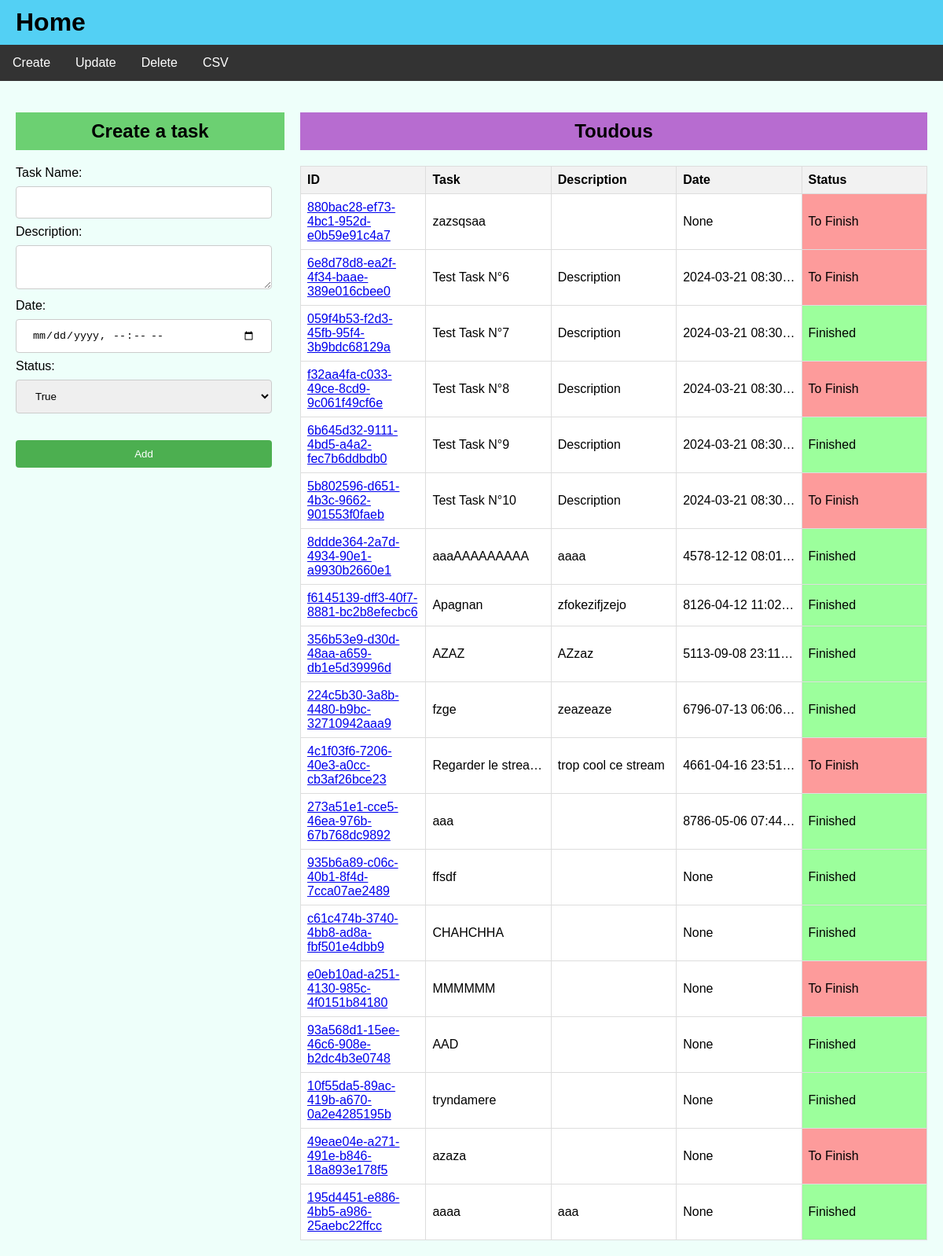
Before: /create with the older database file.
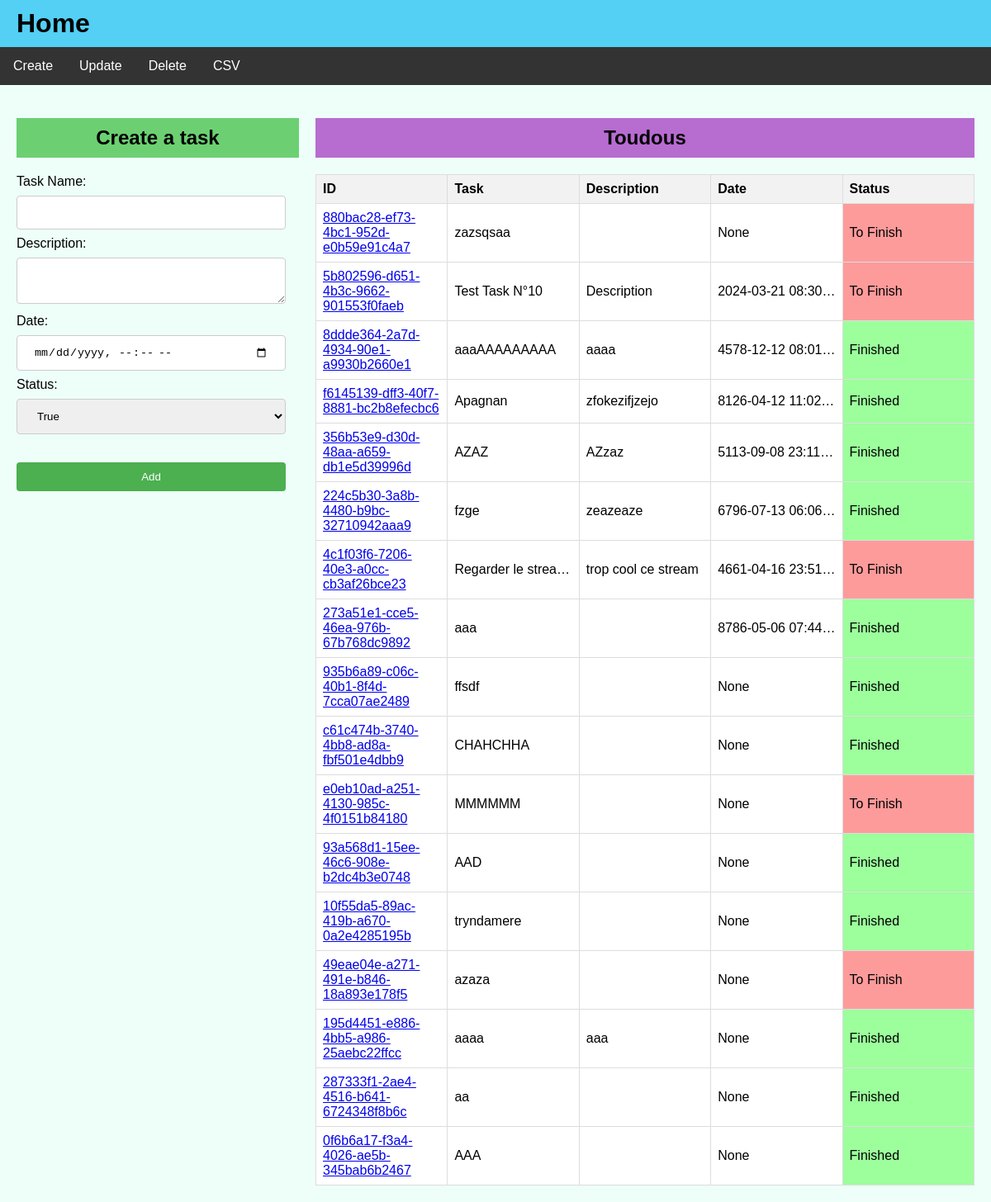
After: the same page with the newer database file.
### tables this page shows
CREATE TABLE toudou (
	id CHAR(32) NOT NULL, 
	task VARCHAR NOT NULL, 
	description VARCHAR, 
	enddate DATETIME, 
	status BOOLEAN NOT NULL, 
	PRIMARY KEY (id)
);

### src/toudou/views.py (the view)
@app.route('/create')
def show_create_form():
    todos = models.getAllTasks()
    success = request.args.get('success')
    return render_template('toudou-action.html', todos=todos, action='create', success=success)

### src/toudou/models.py (called while the page is built)
def init_db() -> None:
    if not db_exists():
        metadata.create_all(engine)

def db_exists():
    return os.path.exists(db_url)

def getAllTasks() -> list:
    init_db()
    with engine.begin() as conn:
        stmt = todos_table.select()
        result = conn.execute(stmt)
        todos = []
        for row in result.fetchall():
            todo = Todo(
                id=row[0],
                task=row[1],
                description=row[2],
                date=row[3],
                status=row[4]
            )
            todos.append(todo)
        return todos

### src/toudou/templates/toudou-action.html (shortened to what this page needs)
<!DOCTYPE html>
<html lang="en">
<head>
    <link rel="stylesheet" href="../static/styles.css">
</head>
<body>
    {% include 'toudou-navbar.html' %}
    <div class="container">
        <div class="form-container">
            {% if action == 'create' %}
                <h2 class="create-task-title">Create a task</h2>
                {% include 'toudou-create.html' %}
            {% elif action == 'update' %}
                <h2 class="update-task-title">Update a task</h2>
                {% include 'toudou-update.html' %}
            {% elif action == 'delete' %}
                <h2 class="delete-task-title">Delete a task</h2>
                {% include 'toudou-delete.html' %}
            {% endif %}
        </div>
        <div class="table-container">
            <h2 class="toudous-table-title">Toudous</h2>
            {% include 'toudou-table.html' %}
        </div>
    </div>
</body>
</html>

### src/toudou/templates/toudou-table.html
<table id="taskTable">
    <thead>
        <tr>
            <th>ID</th>
            <th>Task</th>
            <th>Description</th>
            <th>Date</th>
            <th>Status</th>
        </tr>
    </thead>
    <tbody>
        {% for todo in todos %}
        <tr>
            <td><a href="{{ url_for('viewTodo', todoid=todo.id) }}">{{ todo.id }}</a></td>
            <td>{{ todo.task }}</td>
            <td>{{ todo.description }}</td>
            <td>{{ todo.date }}</td>
            <td class="{% if todo.status == false %} to-finish {% else %} finished {% endif %}">                {% if todo.status == false %}
                    To Finish
                {% else %}
                    Finished
                {% endif %}
            </td>
        </tr>
        {% endfor %}
    </tbody>
</table>

Changed rows visible on the page:
removed toudou: id "6e8d78d8-ea2f-4f34-baae-389e016cbee0", task "Test Task N°6", description "Description", date "2024-03-21 08:30…", status "To Finish"
removed toudou: id "059f4b53-f2d3-45fb-95f4-3b9bdc68129a", task "Test Task N°7", description "Description", date "2024-03-21 08:30…", status "Finished"
removed toudou: id "f32aa4fa-c033-49ce-8cd9-9c061f49cf6e", task "Test Task N°8", description "Description", date "2024-03-21 08:30…", status "To Finish"
removed toudou: id "6b645d32-9111-4bd5-a4a2-fec7b6ddbdb0", task "Test Task N°9", description "Description", date "2024-03-21 08:30…", status "Finished"
added toudou: id "287333f1-2ae4-4516-b641-6724348f8b6c", task "aa", date "None", status "Finished"
added toudou: id "0f6b6a17-f3a4-4026-ae5b-345bab6b2467", task "AAA", date "None", status "Finished"
